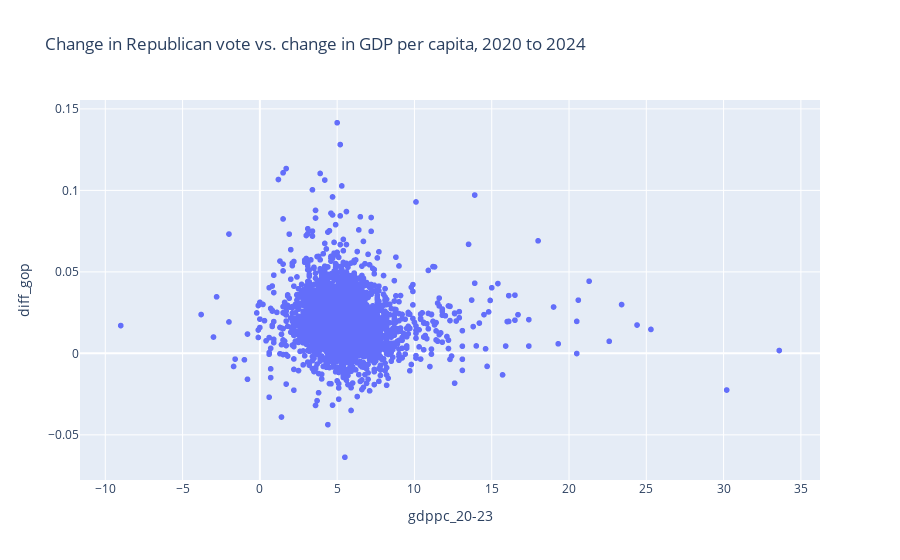

The code cell stored with this chart in its notebook:
### Markdown cell above
### Step 4 - Conduct data visualization 

Now we will perform comparative analysis, at a county-level, for our two variables of interest. First, we start off with a scatter to visualise the data.

### Code cell
px.scatter(
    rep_gdppc,
    x="gdppc_20-23",
    y="diff_gop",
    title="Change in Republican vote vs. change in GDP per capita, 2020 to 2024",
    hover_data = {"county_name": True},
)

### Figure 1 — Plotly figure (JSON) as saved in the notebook; plotly's stock layout.template omitted (floating-point values rounded to 4 significant figures; data arrays with more than 128 entries replaced by an {"elided": "..."} marker saying what was removed)
{"data": [{"customdata": {"elided": "3051x1 str values"}, "hovertemplate": "gdppc_20-23=%{x}<br>diff_gop=%{y}<br>county_name=%{customdata[0]}<extra></extra>", "legendgroup": "", "marker": {"color": "#636efa", "symbol": "circle"}, "mode": "markers", "name": "", "showlegend": false, "type": "scattergl", "x": {"elided": "3051 float values"}, "xaxis": "x", "y": {"elided": "3051 float values"}, "yaxis": "y"}], "layout": {"legend": {"tracegroupgap": 0}, "title": {"text": "Change in Republican vote vs. change in GDP per capita, 2020 to 2024"}, "xaxis": {"anchor": "y", "domain": [0, 1], "title": {"text": "gdppc_20-23"}}, "yaxis": {"anchor": "x", "domain": [0, 1], "title": {"text": "diff_gop"}}}}
